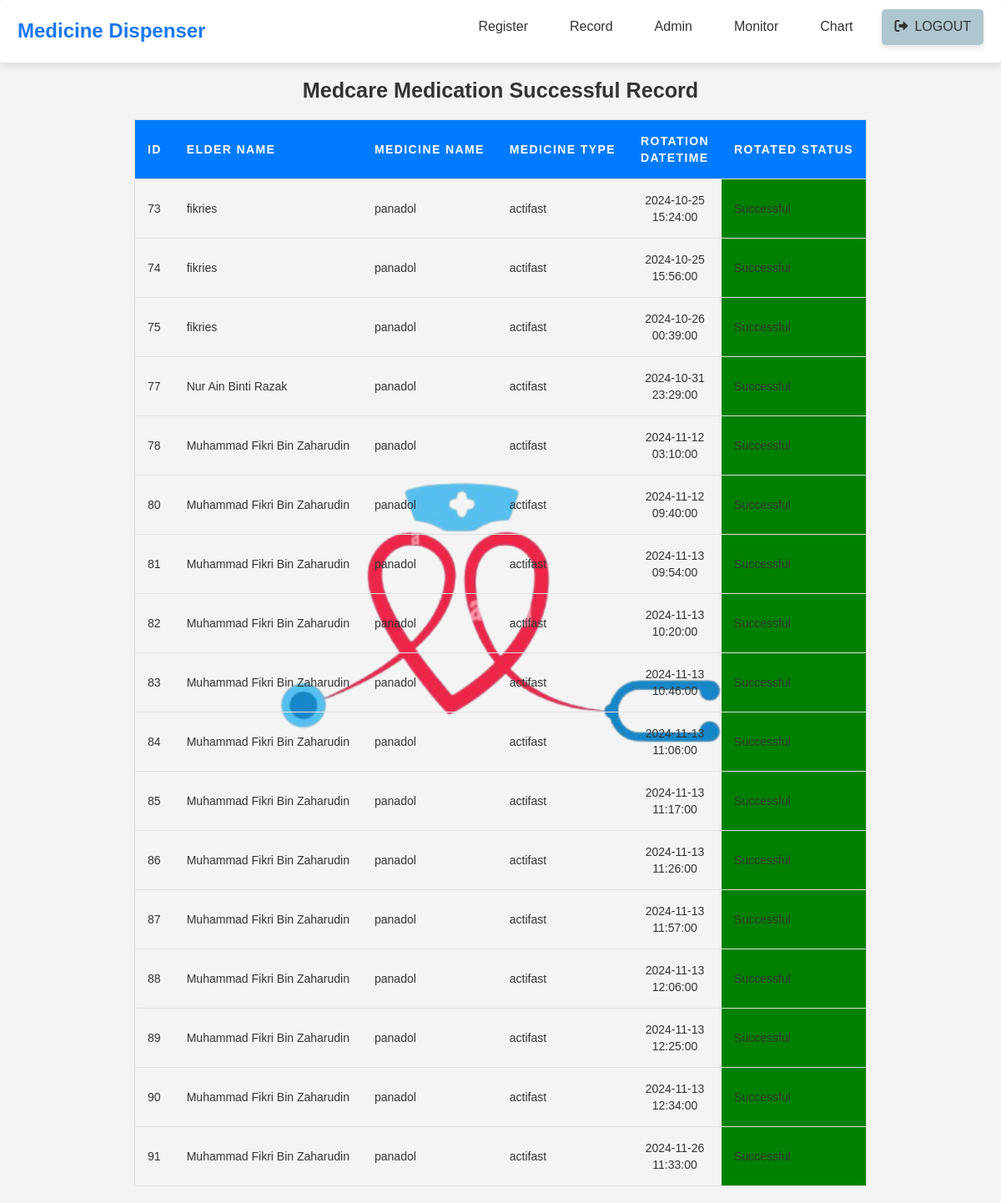
Page /successful.php?status=successful (signed in) on the committed database.
### tables this page shows
CREATE TABLE `motorspin` (
  `id` int(11) NOT NULL,
  `eldername` text NOT NULL,
  `elderemail` varchar(150) NOT NULL,
  `medicinename` text NOT NULL,
  `medicinetype` text NOT NULL,
  `datetime` datetime NOT NULL,
  `spinstate` enum('true','false') NOT NULL DEFAULT 'false',
  `remarks` text NOT NULL
);

### successful.php (the view, shortened to what this page needs)
<?php
$conn = new mysqli("localhost", "root", "", "elderainfik");
$status = isset($_GET['status']) ? $_GET['status'] : 'all';
if ($status === 'successful') {
    $displaymotorspinsql = $conn->prepare("SELECT `id`, `eldername`, `medicinename`, `medicinetype`, `datetime`, `spinstate` FROM `motorspin` WHERE `spinstate` = 'true'");
} elseif ($status === 'unsuccessful') {
    $displaymotorspinsql = $conn->prepare("SELECT `id`, `eldername`, `medicinename`, `medicinetype`, `datetime`, `spinstate` FROM `motorspin` WHERE `spinstate` = 'false'");
} else {
    $displaymotorspinsql = $conn->prepare("SELECT `id`, `eldername`, `medicinename`, `medicinetype`, `datetime`, `spinstate` FROM `motorspin`");
}
$displaymotorspinsql->execute();
$displaymotorspinsql->store_result();
$displaymotorspinsql->bind_result($idmotor, $eldername, $medicinename, $medicinetype, $datetimespinmotor, $statespinmotor);
?>
<!DOCTYPE html>
<html>
<head>
    <link rel="stylesheet" href="https://cdnjs.cloudflare.com/ajax/libs/font-awesome/6.0.0-beta3/css/all.min.css">
    <link rel="stylesheet" href="https://maxcdn.bootstrapcdn.com/bootstrap/3.3.7/css/bootstrap.min.css">
</head>
<body>
    <nav class="navbar">
        <a href="interface.php" class="logo">Medicine Dispenser</a>
        <ul class="nav-links">
            <li><a href="register.php">Register</a></li>
            <li><a href="list.php">Record</a></li>
            <li><a href="interface.php">Admin</a></li>
            <li class="dropdown">
            <a href="javascript:void(0)" class="dropbtn">Monitor</a>
        </li>
        <li><a href="chart.php">Chart</a></li>
            <li><a href="logout.php" class="logout-btn"><i class="fas fa-sign-out-alt"></i>Logout</a></li>
        </ul>
    </nav>
    <h1>Medcare Medication Successful Record</h1>
    <div class="table-container">
        <table id="motorTableBody">
            <thead>
                <tr>
                    <th>ID</th>
                    <th>Elder Name</th>
                    <th>Medicine Name</th>
                    <th>Medicine Type</th>
                    <th>Rotation Datetime</th>
                    <th>Rotated Status</th>
                </tr>
            </thead>
            <tbody>
                <?php
                while ($displaymotorspinsql->fetch()) {
                    $statusColor = ($statespinmotor === 'true') ? 'green' : 'red';
                ?>
                    <tr>
                        <td><?php echo $idmotor; ?></td>
                        <td><?php echo $eldername; ?></td>
                        <td><?php echo $medicinename; ?></td>
                        <td><?php echo $medicinetype; ?></td>
                        <td><?php echo $datetimespinmotor; ?></td>
                        <td style="background-color: <?php echo $statusColor; ?>;"><?php echo ($statespinmotor === 'true') ? 'Successful' : 'Unsuccessful'; ?></td>
                    </tr>
                <?php } ?>
            </tbody>
        </table>
    </div>
</body>
</html>

### successful.php (style rules this page uses)
* { margin: 0; padding: 0; box-sizing: border-box; }
body { font-family: 'Arial', sans-serif; background-color: #f4f4f4; color: #333; }
.navbar { display: flex; justify-content: space-between; align-items: center; background-color: #ffffff; padding: 10px 20px; box-shadow: 0 4px 10px rgba(0, 0, 0, 0.1); position: sticky; top: 0; z-index: 100; }
.navbar .logo { font-size: 24px; font-weight: bold; color: #1877f2; text-decoration: none; margin-right: auto; }
.navbar .nav-links { display: flex; align-items: center; list-style: none; margin-left: auto; }
.navbar .nav-links li { margin-left: 20px; }
.navbar .nav-links a { text-decoration: none; color: #333; font-size: 16px; font-weight: 500; padding: 10px 15px; border-radius: 5px; transition: background-color 0.2s ease, color 0.2s ease; }
.logout-btn { display: inline-block; padding: 10px 20px; font-size: 16px; font-weight: bold; text-transform: uppercase; text-decoration: none; color: white; background-color: #AEC6CF; border: none; border-radius: 30px; cursor: pointer; transition: background-color 0.3s ease, transform 0.3s ease; box-shadow: 0px 4px 6px rgba(0, 0, 0, 0.1); }
.logout-btn i { margin-right: 8px; }
table { background-image: url('asset/nursing.png'); background-repeat: no-repeat; background-position: center; background-size: contain; margin: 20px auto; border: 1px solid #ddd; border-collapse: collapse; }
th, td { padding: 15px; text-align: left; border-bottom: 1px solid #e0e0e0; }
th { background-color: #007bff; color: #ffffff; text-transform: uppercase; letter-spacing: 0.1em; }
td { font-size: 1em; }
td:nth-child(5) { text-align: center; width: 20px; }
h1 { text-align: center; font-size: 1.8em; margin: 20px 0; color: #333; font-weight: 600; }
.dropdown { position: relative; display: inline-block; }
.dropbtn { color: white; padding: 16px; font-size: 16px; border: none; cursor: pointer; }

### rows in the picture
motorspin: id "73", eldername "fikries", medicinename "panadol", medicinetype "actifast", datetime "2024-10-25 15:24:00", spinstate "Successful"
motorspin: id "74", eldername "fikries", medicinename "panadol", medicinetype "actifast", datetime "2024-10-25 15:56:00", spinstate "Successful"
motorspin: id "75", eldername "fikries", medicinename "panadol", medicinetype "actifast", datetime "2024-10-26 00:39:00", spinstate "Successful"
motorspin: id "77", eldername "Nur Ain Binti Razak", medicinename "panadol", medicinetype "actifast", datetime "2024-10-31 23:29:00", spinstate "Successful"
motorspin: id "78", eldername "Muhammad Fikri Bin Zaharudin", medicinename "panadol", medicinetype "actifast", datetime "2024-11-12 03:10:00", spinstate "Successful"
motorspin: id "80", eldername "Muhammad Fikri Bin Zaharudin", medicinename "panadol", medicinetype "actifast", datetime "2024-11-12 09:40:00", spinstate "Successful"
motorspin: id "81", eldername "Muhammad Fikri Bin Zaharudin", medicinename "panadol", medicinetype "actifast", datetime "2024-11-13 09:54:00", spinstate "Successful"
motorspin: id "82", eldername "Muhammad Fikri Bin Zaharudin", medicinename "panadol", medicinetype "actifast", datetime "2024-11-13 10:20:00", spinstate "Successful"
motorspin: id "83", eldername "Muhammad Fikri Bin Zaharudin", medicinename "panadol", medicinetype "actifast", datetime "2024-11-13 10:46:00", spinstate "Successful"
motorspin: id "84", eldername "Muhammad Fikri Bin Zaharudin", medicinename "panadol", medicinetype "actifast", datetime "2024-11-13 11:06:00", spinstate "Successful"
motorspin: id "85", eldername "Muhammad Fikri Bin Zaharudin", medicinename "panadol", medicinetype "actifast", datetime "2024-11-13 11:17:00", spinstate "Successful"
motorspin: id "86", eldername "Muhammad Fikri Bin Zaharudin", medicinename "panadol", medicinetype "actifast", datetime "2024-11-13 11:26:00", spinstate "Successful"
motorspin: id "87", eldername "Muhammad Fikri Bin Zaharudin", medicinename "panadol", medicinetype "actifast", datetime "2024-11-13 11:57:00", spinstate "Successful"
motorspin: id "88", eldername "Muhammad Fikri Bin Zaharudin", medicinename "panadol", medicinetype "actifast", datetime "2024-11-13 12:06:00", spinstate "Successful"
motorspin: id "89", eldername "Muhammad Fikri Bin Zaharudin", medicinename "panadol", medicinetype "actifast", datetime "2024-11-13 12:25:00", spinstate "Successful"
motorspin: id "90", eldername "Muhammad Fikri Bin Zaharudin", medicinename "panadol", medicinetype "actifast", datetime "2024-11-13 12:34:00", spinstate "Successful"
motorspin: id "91", eldername "Muhammad Fikri Bin Zaharudin", medicinename "panadol", medicinetype "actifast", datetime "2024-11-26 11:33:00", spinstate "Successful"
